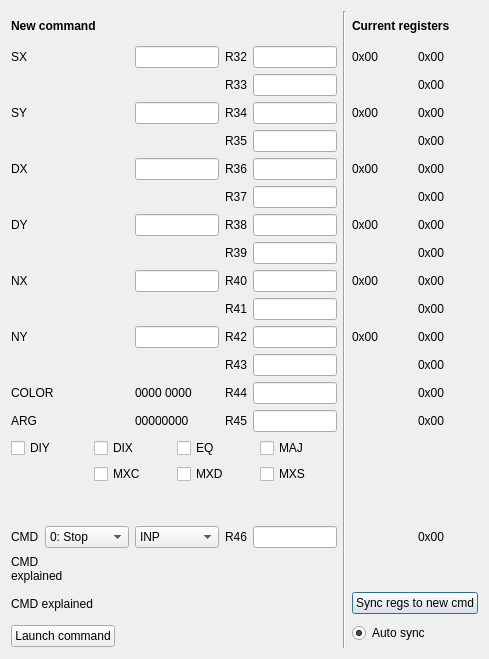
<ui version="4.0" >
 <class>VDPCmdRegs</class>
 <widget class="QDialog" name="VDPCmdRegs" >
  <property name="geometry" >
   <rect>
    <x>0</x>
    <y>0</y>
    <width>489</width>
    <height>659</height>
   </rect>
  </property>
  <property name="windowTitle" >
   <string>Dialog</string>
  </property>
  <layout class="QVBoxLayout" name="verticalLayout_2" >
   <item>
    <layout class="QGridLayout" name="gridLayout" >
     <item row="0" column="0" colspan="5" >
      <widget class="QLabel" name="label_29" >
       <property name="font" >
        <font>
         <weight>75</weight>
         <bold>true</bold>
        </font>
       </property>
       <property name="text" >
        <string>New command</string>
       </property>
      </widget>
     </item>
     <item rowspan="21" row="0" column="5" >
      <widget class="Line" name="line" >
       <property name="orientation" >
        <enum>Qt::Vertical</enum>
       </property>
      </widget>
     </item>
     <item row="0" column="6" colspan="2" >
      <widget class="QLabel" name="label_27" >
       <property name="font" >
        <font>
         <weight>75</weight>
         <bold>true</bold>
        </font>
       </property>
       <property name="text" >
        <string>Current registers</string>
       </property>
      </widget>
     </item>
     <item row="1" column="2" >
      <widget class="QLineEdit" name="lineEdit_sx" />
     </item>
     <item row="1" column="3" >
      <widget class="QLabel" name="label_3" >
       <property name="text" >
        <string>R32</string>
       </property>
      </widget>
     </item>
     <item row="1" column="4" >
      <widget class="QLineEdit" name="lineEdit_r32" />
     </item>
     <item row="1" column="6" >
      <widget class="QLabel" name="label_r_sx" >
       <property name="text" >
        <string>0x00</string>
       </property>
      </widget>
     </item>
     <item row="1" column="7" >
      <widget class="QLabel" name="label_r_32" >
       <property name="text" >
        <string>0x00</string>
       </property>
      </widget>
     </item>
     <item row="2" column="3" >
      <widget class="QLabel" name="label_4" >
       <property name="text" >
        <string>R33</string>
       </property>
      </widget>
     </item>
     <item row="2" column="4" >
      <widget class="QLineEdit" name="lineEdit_r33" />
     </item>
     <item row="2" column="7" >
      <widget class="QLabel" name="label_r_33" >
       <property name="text" >
        <string>0x00</string>
       </property>
      </widget>
     </item>
     <item row="3" column="2" >
      <widget class="QLineEdit" name="lineEdit_sy" />
     </item>
     <item row="3" column="3" >
      <widget class="QLabel" name="label_5" >
       <property name="text" >
        <string>R34</string>
       </property>
      </widget>
     </item>
     <item row="3" column="4" >
      <widget class="QLineEdit" name="lineEdit_r34" />
     </item>
     <item row="3" column="6" >
      <widget class="QLabel" name="label_r_sy" >
       <property name="text" >
        <string>0x00</string>
       </property>
      </widget>
     </item>
     <item row="3" column="7" >
      <widget class="QLabel" name="label_r_34" >
       <property name="text" >
        <string>0x00</string>
       </property>
      </widget>
     </item>
     <item row="4" column="3" >
      <widget class="QLabel" name="label_6" >
       <property name="text" >
        <string>R35</string>
       </property>
      </widget>
     </item>
     <item row="4" column="4" >
      <widget class="QLineEdit" name="lineEdit_r35" />
     </item>
     <item row="4" column="7" >
      <widget class="QLabel" name="label_r_35" >
       <property name="text" >
        <string>0x00</string>
       </property>
      </widget>
     </item>
     <item row="5" column="2" >
      <widget class="QLineEdit" name="lineEdit_dx" />
     </item>
     <item row="5" column="3" >
      <widget class="QLabel" name="label_12" >
       <property name="text" >
        <string>R36</string>
       </property>
      </widget>
     </item>
     <item row="5" column="4" >
      <widget class="QLineEdit" name="lineEdit_r36" />
     </item>
     <item row="5" column="6" >
      <widget class="QLabel" name="label_r_dx" >
       <property name="text" >
        <string>0x00</string>
       </property>
      </widget>
     </item>
     <item row="5" column="7" >
      <widget class="QLabel" name="label_r_36" >
       <property name="text" >
        <string>0x00</string>
       </property>
      </widget>
     </item>
     <item row="6" column="3" >
      <widget class="QLabel" name="label_9" >
       <property name="text" >
        <string>R37</string>
       </property>
      </widget>
     </item>
     <item row="6" column="4" >
      <widget class="QLineEdit" name="lineEdit_r37" />
     </item>
     <item row="6" column="7" >
      <widget class="QLabel" name="label_r_37" >
       <property name="text" >
        <string>0x00</string>
       </property>
      </widget>
     </item>
     <item row="7" column="2" >
      <widget class="QLineEdit" name="lineEdit_dy" />
     </item>
     <item row="7" column="3" >
      <widget class="QLabel" name="label_11" >
       <property name="text" >
        <string>R38</string>
       </property>
      </widget>
     </item>
     <item row="7" column="4" >
      <widget class="QLineEdit" name="lineEdit_r38" />
     </item>
     <item row="7" column="6" >
      <widget class="QLabel" name="label_r_dy" >
       <property name="text" >
        <string>0x00</string>
       </property>
      </widget>
     </item>
     <item row="7" column="7" >
      <widget class="QLabel" name="label_r_38" >
       <property name="text" >
        <string>0x00</string>
       </property>
      </widget>
     </item>
     <item row="8" column="3" >
      <widget class="QLabel" name="label_7" >
       <property name="text" >
        <string>R39</string>
       </property>
      </widget>
     </item>
     <item row="8" column="4" >
      <widget class="QLineEdit" name="lineEdit_r39" />
     </item>
     <item row="8" column="7" >
      <widget class="QLabel" name="label_r_39" >
       <property name="text" >
        <string>0x00</string>
       </property>
      </widget>
     </item>
     <item row="9" column="2" >
      <widget class="QLineEdit" name="lineEdit_nx" />
     </item>
     <item row="9" column="3" >
      <widget class="QLabel" name="label_13" >
       <property name="text" >
        <string>R40</string>
       </property>
      </widget>
     </item>
     <item row="9" column="4" >
      <widget class="QLineEdit" name="lineEdit_r40" />
     </item>
     <item row="9" column="6" >
      <widget class="QLabel" name="label_r_nx" >
       <property name="text" >
        <string>0x00</string>
       </property>
      </widget>
     </item>
     <item row="9" column="7" >
      <widget class="QLabel" name="label_r_40" >
       <property name="text" >
        <string>0x00</string>
       </property>
      </widget>
     </item>
     <item row="10" column="3" >
      <widget class="QLabel" name="label_14" >
       <property name="text" >
        <string>R41</string>
       </property>
      </widget>
     </item>
     <item row="10" column="4" >
      <widget class="QLineEdit" name="lineEdit_r41" />
     </item>
     <item row="10" column="7" >
      <widget class="QLabel" name="label_r_41" >
       <property name="text" >
        <string>0x00</string>
       </property>
      </widget>
     </item>
     <item row="11" column="2" >
      <widget class="QLineEdit" name="lineEdit_ny" />
     </item>
     <item row="11" column="3" >
      <widget class="QLabel" name="label_15" >
       <property name="text" >
        <string>R42</string>
       </property>
      </widget>
     </item>
     <item row="11" column="4" >
      <widget class="QLineEdit" name="lineEdit_r42" />
     </item>
     <item row="11" column="6" >
      <widget class="QLabel" name="label_r_ny" >
       <property name="text" >
        <string>0x00</string>
       </property>
      </widget>
     </item>
     <item row="11" column="7" >
      <widget class="QLabel" name="label_r_42" >
       <property name="text" >
        <string>0x00</string>
       </property>
      </widget>
     </item>
     <item row="12" column="3" >
      <widget class="QLabel" name="label_16" >
       <property name="text" >
        <string>R43</string>
       </property>
      </widget>
     </item>
     <item row="12" column="4" >
      <widget class="QLineEdit" name="lineEdit_r43" />
     </item>
     <item row="12" column="7" >
      <widget class="QLabel" name="label_r_43" >
       <property name="text" >
        <string>0x00</string>
       </property>
      </widget>
     </item>
     <item row="13" column="0" colspan="2" >
      <widget class="QLabel" name="label_22" >
       <property name="text" >
        <string>COLOR</string>
       </property>
      </widget>
     </item>
     <item row="13" column="3" >
      <widget class="QLabel" name="label_17" >
       <property name="text" >
        <string>R44</string>
       </property>
      </widget>
     </item>
     <item row="13" column="4" >
      <widget class="QLineEdit" name="lineEdit_r44" />
     </item>
     <item row="13" column="7" >
      <widget class="QLabel" name="label_r_44" >
       <property name="text" >
        <string>0x00</string>
       </property>
      </widget>
     </item>
     <item row="14" column="0" colspan="2" >
      <widget class="QLabel" name="label_23" >
       <property name="text" >
        <string>ARG</string>
       </property>
      </widget>
     </item>
     <item row="14" column="3" >
      <widget class="QLabel" name="label_18" >
       <property name="text" >
        <string>R45</string>
       </property>
      </widget>
     </item>
     <item row="14" column="4" >
      <widget class="QLineEdit" name="lineEdit_r45" />
     </item>
     <item row="14" column="7" >
      <widget class="QLabel" name="label_r_45" >
       <property name="text" >
        <string>0x00</string>
       </property>
      </widget>
     </item>
     <item row="19" column="0" colspan="5" >
      <widget class="QLabel" name="label_expl2" >
       <property name="text" >
        <string>CMD explained</string>
       </property>
      </widget>
     </item>
     <item row="1" column="0" colspan="2" >
      <widget class="QLabel" name="label" >
       <property name="text" >
        <string>SX</string>
       </property>
      </widget>
     </item>
     <item row="3" column="0" colspan="2" >
      <widget class="QLabel" name="label_2" >
       <property name="text" >
        <string>SY</string>
       </property>
      </widget>
     </item>
     <item row="5" column="0" colspan="2" >
      <widget class="QLabel" name="label_8" >
       <property name="text" >
        <string>DX</string>
       </property>
      </widget>
     </item>
     <item row="7" column="0" colspan="2" >
      <widget class="QLabel" name="label_10" >
       <property name="text" >
        <string>DY</string>
       </property>
      </widget>
     </item>
     <item row="11" column="0" colspan="2" >
      <widget class="QLabel" name="label_20" >
       <property name="text" >
        <string>NY</string>
       </property>
      </widget>
     </item>
     <item row="9" column="0" colspan="2" >
      <widget class="QLabel" name="label_21" >
       <property name="text" >
        <string>NX</string>
       </property>
      </widget>
     </item>
     <item row="15" column="0" colspan="5" >
      <layout class="QGridLayout" name="gridLayout_2" >
       <item row="0" column="0" >
        <widget class="QCheckBox" name="checkBoxBit_3" >
         <property name="text" >
          <string>DIY</string>
         </property>
        </widget>
       </item>
       <item row="0" column="1" >
        <widget class="QCheckBox" name="checkBoxBit_2" >
         <property name="text" >
          <string>DIX</string>
         </property>
        </widget>
       </item>
       <item row="0" column="2" >
        <widget class="QCheckBox" name="checkBoxBit_1" >
         <property name="text" >
          <string>EQ</string>
         </property>
        </widget>
       </item>
       <item row="0" column="3" >
        <widget class="QCheckBox" name="checkBoxBit_0" >
         <property name="text" >
          <string>MAJ</string>
         </property>
        </widget>
       </item>
       <item row="1" column="3" >
        <widget class="QCheckBox" name="checkBoxBit_4" >
         <property name="text" >
          <string>MXS</string>
         </property>
        </widget>
       </item>
       <item row="1" column="2" >
        <widget class="QCheckBox" name="checkBoxBit_5" >
         <property name="text" >
          <string>MXD</string>
         </property>
        </widget>
       </item>
       <item row="1" column="1" >
        <widget class="QCheckBox" name="checkBoxBit_6" >
         <property name="text" >
          <string>MXC</string>
         </property>
        </widget>
       </item>
      </layout>
     </item>
     <item row="17" column="0" >
      <widget class="QLabel" name="label_24" >
       <property name="text" >
        <string>CMD</string>
       </property>
      </widget>
     </item>
     <item row="17" column="3" >
      <widget class="QLabel" name="label_19" >
       <property name="text" >
        <string>R46</string>
       </property>
      </widget>
     </item>
     <item row="17" column="1" >
      <widget class="QComboBox" name="comboBox_cmd" >
       <item>
        <property name="text" >
         <string>0: Stop</string>
        </property>
       </item>
       <item>
        <property name="text" >
         <string>1: Invalid</string>
        </property>
       </item>
       <item>
        <property name="text" >
         <string>2: Invalid</string>
        </property>
       </item>
       <item>
        <property name="text" >
         <string>3: Invalid</string>
        </property>
       </item>
       <item>
        <property name="text" >
         <string>4: POINT</string>
        </property>
       </item>
       <item>
        <property name="text" >
         <string>5: PSET</string>
        </property>
       </item>
       <item>
        <property name="text" >
         <string>6: SRCH</string>
        </property>
       </item>
       <item>
        <property name="text" >
         <string>7: LINE</string>
        </property>
       </item>
       <item>
        <property name="text" >
         <string>8: LMMV</string>
        </property>
       </item>
       <item>
        <property name="text" >
         <string>9: LMMM</string>
        </property>
       </item>
       <item>
        <property name="text" >
         <string>A: LMCM</string>
        </property>
       </item>
       <item>
        <property name="text" >
         <string>B: LMMC</string>
        </property>
       </item>
       <item>
        <property name="text" >
         <string>C: HMMV</string>
        </property>
       </item>
       <item>
        <property name="text" >
         <string>D: HMMM</string>
        </property>
       </item>
       <item>
        <property name="text" >
         <string>E: YMMM</string>
        </property>
       </item>
       <item>
        <property name="text" >
         <string>F: HMMC</string>
        </property>
       </item>
      </widget>
     </item>
     <item row="17" column="2" >
      <widget class="QComboBox" name="comboBox_operator" >
       <item>
        <property name="text" >
         <string>INP</string>
        </property>
       </item>
       <item>
        <property name="text" >
         <string>AND</string>
        </property>
       </item>
       <item>
        <property name="text" >
         <string>OR</string>
        </property>
       </item>
       <item>
        <property name="text" >
         <string>EOR</string>
        </property>
       </item>
       <item>
        <property name="text" >
         <string>NOT</string>
        </property>
       </item>
       <item>
        <property name="text" >
         <string>---</string>
        </property>
       </item>
       <item>
        <property name="text" >
         <string>---</string>
        </property>
       </item>
       <item>
        <property name="text" >
         <string>---</string>
        </property>
       </item>
       <item>
        <property name="text" >
         <string>TIMP</string>
        </property>
       </item>
       <item>
        <property name="text" >
         <string>TAND</string>
        </property>
       </item>
       <item>
        <property name="text" >
         <string>TOR</string>
        </property>
       </item>
       <item>
        <property name="text" >
         <string>TEOR</string>
        </property>
       </item>
       <item>
        <property name="text" >
         <string>TNOT</string>
        </property>
       </item>
       <item>
        <property name="text" >
         <string>---</string>
        </property>
       </item>
       <item>
        <property name="text" >
         <string>---</string>
        </property>
       </item>
       <item>
        <property name="text" >
         <string>---</string>
        </property>
       </item>
      </widget>
     </item>
     <item row="17" column="7" >
      <widget class="QLabel" name="label_r_46" >
       <property name="text" >
        <string>0x00</string>
       </property>
      </widget>
     </item>
     <item row="17" column="4" >
      <widget class="QLineEdit" name="lineEdit_r46" />
     </item>
     <item row="14" column="2" >
      <widget class="QLabel" name="label_arg" >
       <property name="text" >
        <string>00000000</string>
       </property>
      </widget>
     </item>
     <item row="13" column="2" >
      <widget class="QLabel" name="label_color" >
       <property name="text" >
        <string>0000 0000</string>
       </property>
      </widget>
     </item>
     <item row="18" column="0" colspan="5" >
      <widget class="QLabel" name="label_expl1" >
       <property name="text" >
        <string>CMD 
explained</string>
       </property>
      </widget>
     </item>
     <item rowspan="2" row="19" column="6" colspan="2" >
      <layout class="QVBoxLayout" name="verticalLayout" >
       <item>
        <widget class="QPushButton" name="syncPushButton" >
         <property name="text" >
          <string>Sync regs to new cmd</string>
         </property>
        </widget>
       </item>
       <item>
        <widget class="QRadioButton" name="autoSyncRadioButton" >
         <property name="text" >
          <string>Auto sync</string>
         </property>
         <property name="checked" >
          <bool>true</bool>
         </property>
        </widget>
       </item>
      </layout>
     </item>
     <item row="20" column="0" colspan="5" >
      <layout class="QHBoxLayout" name="horizontalLayout" >
       <item>
        <widget class="QPushButton" name="pushButton_2" >
         <property name="text" >
          <string>Launch command</string>
         </property>
        </widget>
       </item>
       <item>
        <spacer name="horizontalSpacer" >
         <property name="orientation" >
          <enum>Qt::Horizontal</enum>
         </property>
         <property name="sizeHint" stdset="0" >
          <size>
           <width>138</width>
           <height>24</height>
          </size>
         </property>
        </spacer>
       </item>
      </layout>
     </item>
    </layout>
   </item>
  </layout>
 </widget>
 <resources/>
 <connections/>
</ui>
